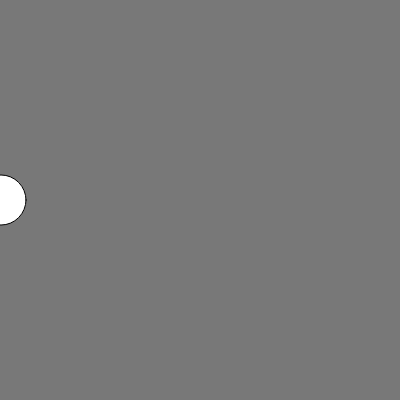
Frame 1 (no input)
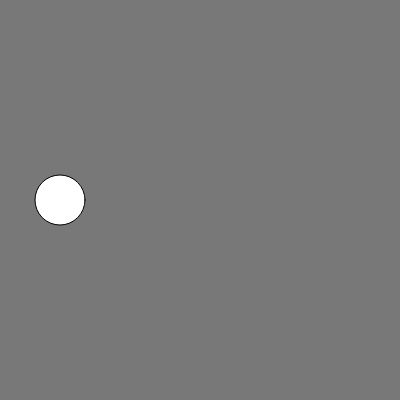
Frame 60 (no input)
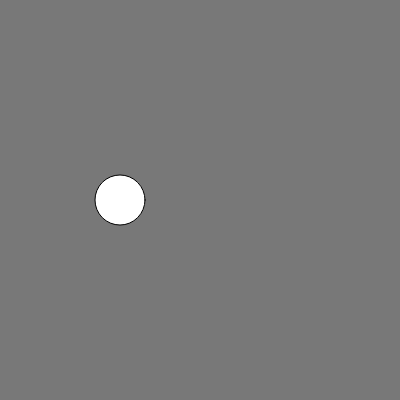
Frame 120 (the mouse pressed at the canvas centre since frame 60)

The p5.js sketch that drew these frames (run headless with seeded random() and noise() and a simulated clock; from frame 60 on, the mouse is pressed at the canvas centre):

// p5.js sketch
// ── sketch.js
//https://github.com/stavrosdidakis/DAT-GAD-405_2017
//https://p5js.org

//DAT405 / GAD405
//09_Exercise 4 - Color Coordinates
let size = 50;
let x =0;
function setup() {
  createCanvas(400, 400); //Use this function to define the size of the output window
}

function draw() {
  background(120);
x=x+1;
  if (x > width) {
      x = 0;
    }
fill(255);
  ellipse (x,height/2,size,size);
}
